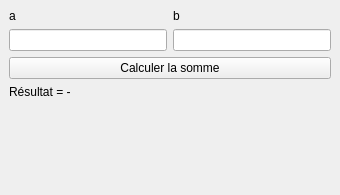
<?xml version="1.0" encoding="UTF-8"?>
<ui version="4.0">
 <class>MainWindow</class>
 <widget class="QMainWindow" name="MainWindow">
  <property name="geometry">
   <rect>
    <x>0</x>
    <y>0</y>
    <width>340</width>
    <height>195</height>
   </rect>
  </property>
  <property name="windowTitle">
   <string>Somme de deux entiers</string>
  </property>
  <widget class="QWidget" name="centralwidget">
   <layout class="QGridLayout" name="gridLayout">
    <item row="0" column="0">
     <widget class="QLabel" name="lbl_a">
      <property name="text">
       <string>a</string>
      </property>
     </widget>
    </item>
    <item row="1" column="0">
     <widget class="QLineEdit" name="txt_a"/>
    </item>
    <item row="0" column="1">
     <widget class="QLabel" name="lbl_b">
      <property name="text">
       <string>b</string>
      </property>
     </widget>
    </item>
    <item row="1" column="1">
     <widget class="QLineEdit" name="txt_b"/>
    </item>
    <item row="4" column="0">
     <spacer name="verticalSpacer">
      <property name="orientation">
       <enum>Qt::Vertical</enum>
      </property>
      <property name="sizeHint" stdset="0">
       <size>
        <width>20</width>
        <height>40</height>
       </size>
      </property>
     </spacer>
    </item>
    <item row="2" column="0" colspan="2">
     <widget class="QPushButton" name="btn_somme">
      <property name="text">
       <string>Calculer la somme</string>
      </property>
     </widget>
    </item>
    <item row="3" column="0" colspan="2">
     <widget class="QLabel" name="lbl_res">
      <property name="text">
       <string>Résultat = -</string>
      </property>
     </widget>
    </item>
   </layout>
  </widget>
 </widget>
 <resources/>
 <connections/>
</ui>
